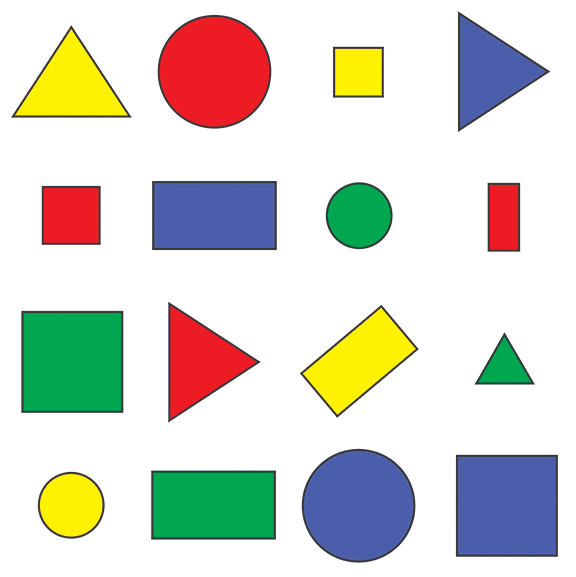
#> input picture Hu_moments/data/simple_shapes.png, 576 x 577 px
$ jupyter execute --allow-errors Hu_Features_Exercise.ipynb
#> lines starting #> are read from the running program, lines starting #| are printed output that depends on the picture; after the words box and inside, x2 and y2 are one past the last pixel; in counts of white or black regions, pixels touching at a corner belong together
[cell 1]
import cv2
from math import copysign, log10
import numpy as np
import matplotlib.pyplot as plt
import pandas as pd

# Object description

We are going to use the Hu Moments to describe and group different objects in images. In the folder called _data_ you can find a simple image with different objects.

## Load and binarize the image

The first job is to load the image and binarize it. It is important to load the image using the `cv2.IMREAD_GRAYSCALE` parameter in order to obtain a 2D matrix. Show the binarized image in order to check this part of the process.

[cell 2]
filename = "../data/simple_shapes.png"
im = cv2.imread(filename, 0)
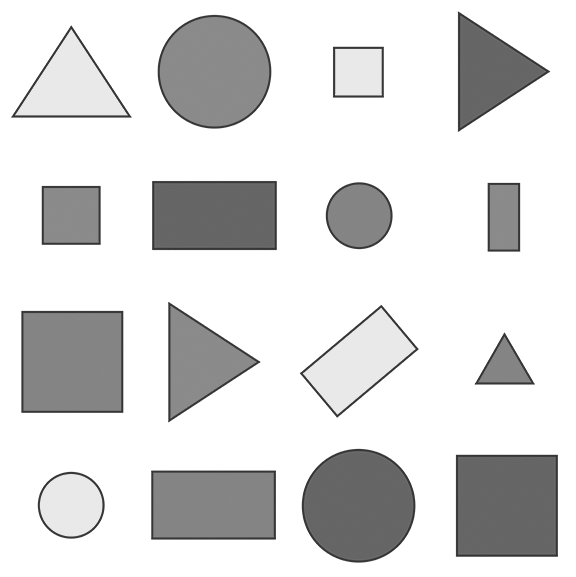
#> im: shape (577, 576); min 53, max 255, mean 218.6
im_binary = np.ones_like(im)
im_binary[im>254] = 0
plt.imshow(im_binary, cmap = 'gray')
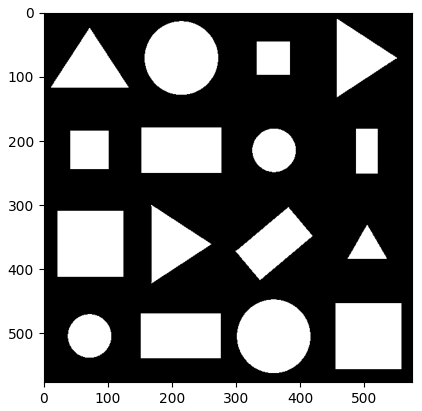
#> figure drawn by matplotlib, 1 panel

## Contour detection

As you did in the segmentation assignment of the Image Analysis subject, you have to use the `findContours` function to detect all the objects in the image. In order to check if you have performed a correct detection you have to draw the contours on the image and visualize them.

_Extra_: Given a contour, you can obtain its bounding box by using the `boundingRect` function.

[cell 3]
contours, _ = cv2.findContours(im_binary, cv2.RETR_EXTERNAL, cv2.CHAIN_APPROX_SIMPLE)
print(len(contours))
region_mask = np.zeros_like(im)
for contour in contours:
  # Drawing the contours for visualization
  region_mask = cv2.drawContours(region_mask, [contour], 0, 255, -1)
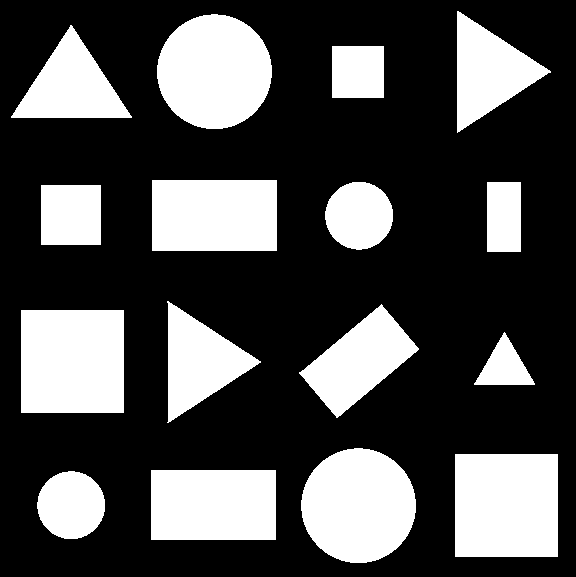
#> region_mask: shape (577, 576); 30.3% white; 16 white regions, largest, box (x1, y1, x2, y2) and area: (21, 310, 124, 413) 10609, (455, 454, 558, 557) 10609, (157, 14, 272, 129) 10334

[cell 4]
plt.imshow(region_mask, 'gray')
plt.show()

## Descriptor

As we stated before, you are going to describe each object by means of the *moments*. _OpenCV_ has a built-in function for calculating Hu Moments. It is called `HuMoments` and it takes as input the central moments of the image which can be calculated using the function `moments`. The function `moments` can receive a binary image or a set of points describing a contour.

The Hu Moments obtained have a large range, so we can apply a log transform by using next code: `moment_i = -1* copysign(1.0, moment_i) * log10(abs(moment_i)))`. The `copysign` and `log10` functions are part of the _math_ library.

[cell 5]
rgn_mask_mmnts = region_mask.copy()
regional_huMoments = np.zeros((len(contours), 7))
for j, contour in enumerate(contours):
  M = cv2.moments(contour)
  try:
    cX = int(M["m10"] / M["m00"])
    cY = int(M["m01"] / M["m00"])
  except:
    continue
  huMoments = cv2.HuMoments(M)
  # huMoments = -1* np.copysign(1.0, huMoments) * np.log10(np.abs(huMoments), where = huMoments!=0))
  for i in range(0, 7):
    # Works more accurately without scaling
    # if huMoments[i] != 0:
    #   huMoments[i] = -1* copysign(1.0, huMoments[i]) * log10(abs(huMoments[i]))
    regional_huMoments[j, i] = huMoments[i]
  # Identifying which index represents which shape/contour
  cv2.circle(rgn_mask_mmnts, (cX, cY), 5, 0, -1)
  cv2.putText(rgn_mask_mmnts, str(j), (cX - 10, cY - 10),cv2.FONT_HERSHEY_SIMPLEX, .7, 0, 2)
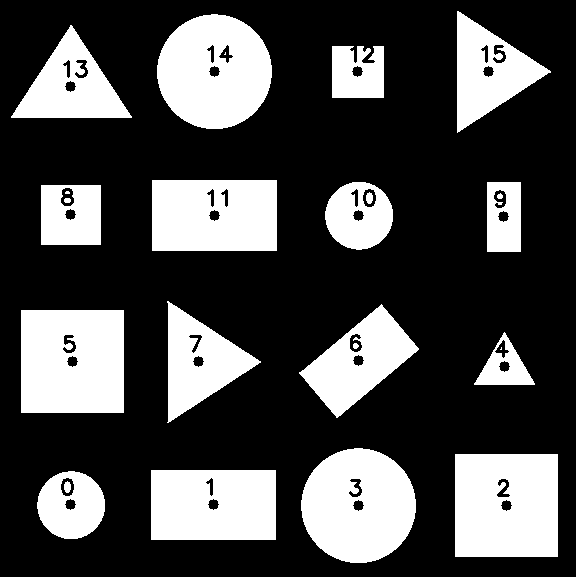
#> rgn_mask_mmnts: shape (577, 576); 29.3% white; 24 white regions (3 under 20 px), largest, box (x1, y1, x2, y2) and area: (455, 454, 558, 557) 10408, (21, 310, 124, 413) 10404, (301, 448, 416, 563) 10141

[cell 6]
plt.imshow(rgn_mask_mmnts, 'gray')

## Shape matching

Now you have a descriptor for each object. Next step is to calculate the euclidean distance between the shapes and try to obtain groups of similar objects.

**This is a challenging step!!**

[cell 7]
shape_group = {}
class_idx = 1
for i in range(len(contours)):
  dist = []
  for j in range(len(contours)):
    if i != j:
      dist.append(np.linalg.norm(regional_huMoments[i] - regional_huMoments[j]))
    else:
      dist.append(100000)

  # Considering least two distances, \
  # checks if etiher of them already belongs to a group and assigns the index accordingly\
  # else a new group index is used
  if i not in shape_group and np.argmin(dist) not in shape_group and np.argsort(dist)[1] not in shape_group:
    shape_group[i] = class_idx
    shape_group[np.argmin(dist)] = class_idx # closest shape
    shape_group[np.argsort(dist)[1]] = class_idx # second closest shape
    class_idx += 1 # Create new class index

  elif i in shape_group and np.argmin(dist) not in shape_group and np.argsort(dist)[1] not in shape_group:
    shape_group[np.argmin(dist)] = shape_group[i]
    shape_group[np.argsort(dist)[1]] = shape_group[i]

  elif i not in shape_group and np.argmin(dist) in shape_group and np.argsort(dist)[1] not in shape_group:
    shape_group[i] = shape_group[np.argmin(dist)]
    shape_group[np.argsort(dist)[1]] = shape_group[np.argmin(dist)]

  elif i not in shape_group and np.argmin(dist) not in shape_group and np.argsort(dist)[1] in shape_group:
    shape_group[i] = shape_group[np.argsort(dist)[1]]
    shape_group[np.argmin(dist)] = shape_group[np.argsort(dist)[1]]

  elif i not in shape_group:
    if shape_group[np.argmin(dist)] != shape_group[np.argsort(dist)[1]]:
      raise RuntimeError("CONFLICT", np.argmin(dist), np.argsort(dist)[1])
    shape_group[i] = shape_group[np.argmin(dist)]
#> after the loop, class_idx = 5

[cell 8]
im_color = cv2.imread(filename)
#> im_color is the input picture: shape (577, 576, 3); mean B, G, R 205.1, 214.3, 214.2
colors = [(115, 120, 168), (246, 10, 231), (80, 231, 216),(253, 43, 188),(67, 64, 92),(239, 144, 217),(249, 58, 204),(227, 153, 141),(47, 217, 12),(191, 254, 204),(58, 85, 252),(229, 163, 167),(101, 104, 136),(68, 114, 196),(66, 172, 62)]
for i, contour in enumerate(contours):
  cv2.drawContours(im_color, [contour], 0, (0,0,0), 2)
  cv2.drawContours(im_color, [contour], 0, colors[shape_group[i]], -1)
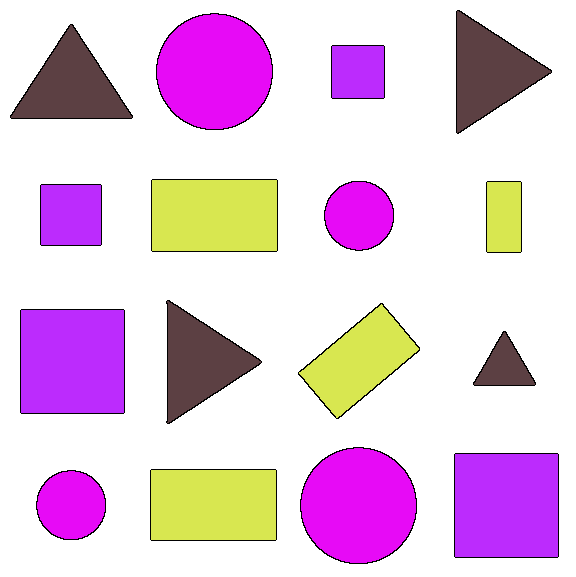
#> im_color: shape (577, 576, 3); mean B, G, R 225.1, 199.7, 230.7

#> (a cell that did not finish here is left out)

Other Attempts

[cell 10]
# cosine distance produces same results as euclidean distance
from scipy.spatial.distance import cosine
shape_group = []
for i in range(len(contours)):
  dist = []
  for j in range(len(contours)):
    if i != j:
      dist.append(cosine(regional_huMoments[i], regional_huMoments[j]))
    else:
      dist.append(100000)
  print(f"{i}th contour has the same shape as {np.argmin(dist)}")

[cell 11]
df = pd.DataFrame(regional_huMoments)
#> df = table of 16 rows and 7 columns
shape_group = np.zeros(len(contours))
threshold = 0.9
corr_mat = df.T.corr()
#> corr_mat = table of 16 rows and 16 columns
for i in range(corr_mat.shape[0] - 1):
  for j in range(i + 1, corr_mat.shape[1]):
    if corr_mat[i].iloc[j] != 1 and abs(corr_mat[i].iloc[j]) > threshold:
      if shape_group[j] == 0:
        shape_group[j] = i + 1
